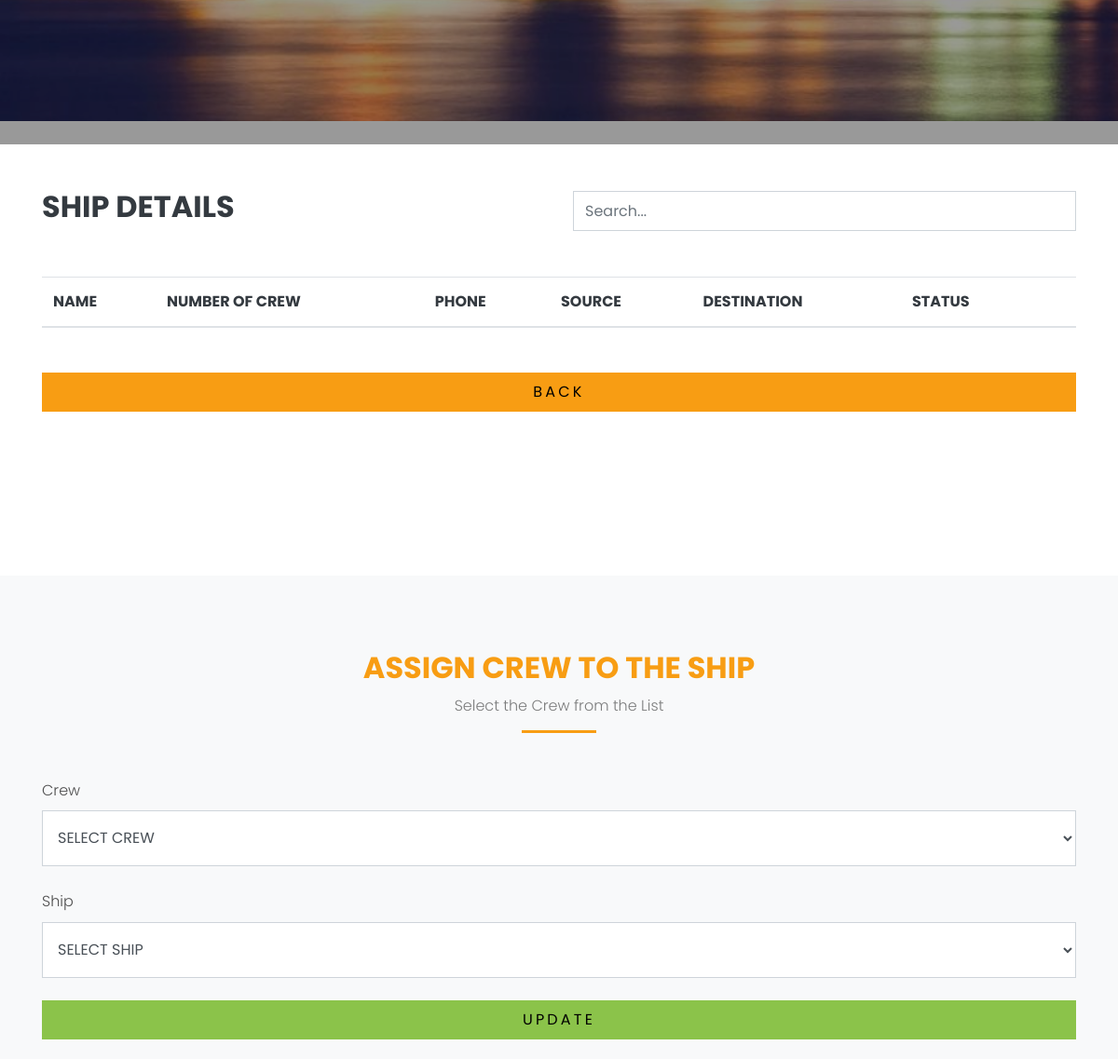
Page /shipManager (signed in, middle part) on the earlier database version.
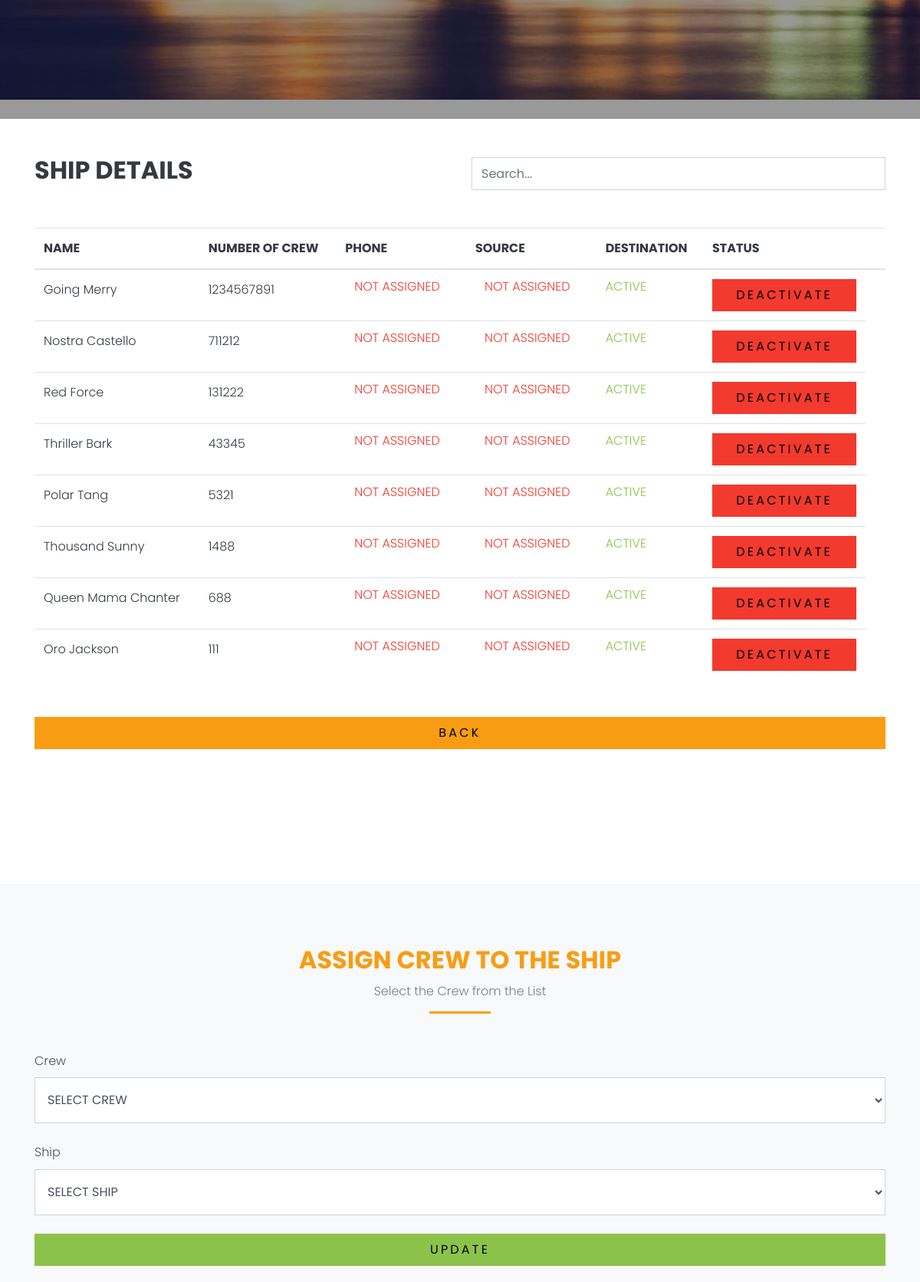
Same page on the later database version.
### Home/models.py (models this page shows, shortened)
class Ship(models.Model):
    name = models.CharField(max_length=100)
    phone = models.CharField(max_length=15, default='')
    source = models.CharField(max_length=150, default='')
    destination = models.CharField(max_length=150, default='')
    status = models.BooleanField(default='1')
    role = models.CharField(max_length=100, default='ship')
    added_user = models.CharField(max_length=50, default='')

### Home/views.py (the view)
# urls.py: path('shipManager', shipManager, name='shipManager'),
@cache_control(no_cache=True, must_revalidate=True, no_store=True)
def shipManager(request):
    if 'id' in request.session:
        crew = Crew.objects.all()
        crewdrop = Crew.objects.filter(status = 1)
        ship = Ship.objects.all()
        shipdrop = Ship.objects.filter(status = 1)
        return render(request,'Ship/shipManager.html',{'crew' : crew, 'ship' : ship, 'crewdrop' : crewdrop, 'shipdrop' : shipdrop})
    return redirect('signinPage')

### templates/Ship/shipManager.html (shortened to what this page needs)
{% extends 'base.html' %}
{% load static %}
{% block content%}
<div class="site-blocks-cover overlay" style="background-image: url(static/images/hero_bg_6.jpg);" data-aos="fade"
    data-stellar-background-ratio="0.5">
    <div class="container">
        <div class="row align-items-center justify-content-center text-center">
        </div>
    </div>
</div>
<div class="container mt-5 text-dark">
    <div class="row align-items-center justify-content-between">
        <div class="col-md-6">
            <h2><b>SHIP DETAILS</b></h2>
        </div>
        <div class="col-md-6">
            <div class="d-flex justify-content-end">
                <input type="text" id="searchInput" class="form-control" placeholder="Search...">
            </div>
        </div>
    </div>
    <div class="table-responsive mt-5 justify-content-center">
        <table class="table text-dark justify-content-center" id="detailsTable">
            <thead>
                <tr>
                    <th>NAME</th>
                    <th>NUMBER OF CREW</th>
                    <th>PHONE</th>
                    <th>SOURCE</th>
                    <th>DESTINATION</th>
                    <th>STATUS</th>
                    <th></th>
                </tr>
            </thead>
            <tbody>
                {% for i in ship %}
                <form id="translateForm" class="translator-form mt-5" action="{% url 'shipStatusUpdate' i.id %}"
                    method="post">
                    <tr class="{% cycle 'odd-row' 'even-row' %}">
                        <td>{{i.name}}</td>
                        <td>{{i.phone}}</td>
                        {% if not i.source %}
                        <td class="text-danger py-2 px-4">
                            NOT ASSIGNED
                        </td>
                        {% else %}
                        <td class="text-success py-2 px-4">
                            {{ i.source }}
                        </td>
                        {% endif %}
                        {% if not i.destination %}
                        <td class="text-danger py-2 px-4">
                            NOT ASSIGNED
                        </td>
                        {% else %}
                        <td class="text-success py-2 px-4">
                            {{ i.destination }}
                        </td>
                        {% endif %}
                        {% if i.status == 1 %}
                        <td class="text-success py-2">ACTIVE</td>
                        {% else %}
                        <td class="text-danger py-2">NOT ACTIVE</td>
                        {% endif %}
                        {% if i.status == 1 %}
                        <td>
                            <button type="submit"
                                class="btn btn-danger text-black py-2 px-4 btn-block">DEACTIVATE</button>
                        </td>
                        {% else %}
                        <td>
                            <button type="submit"
                                class="btn btn-success text-black py-2 px-4 btn-block">ACTVATE</button>
                        </td>
                        {% endif %}
                    </tr>
                </form>
                {% endfor %}
            </tbody>
        </table>
        <div class="form-group mt-5">
            <a href="{% url 'home' %}" class="btn btn-warning text-black py-2 px-4 btn-block"
                style="display: inline-block;">BACK</a>
        </div>
    </div>
</div>
<div class="site-section">
</div>
<div class="site-section bg-light">
    <div class="container">
        <div class="row justify-content-center mb-5">
            <div class="col-md-7 text-center border-primary">
                <h2 class="font-weight-light text-primary">ASSIGN CREW TO THE SHIP</h2>
                <p class="color-black-opacity-5">Select the Crew from the List</p>
            </div>
        </div>
        <form id="translateForm" class="translator-form mt-5" action="{% url 'addCrewToShip' %}" method="post">
            <div class="form-group mb-4">
                <label for="fq_email">Crew</label>
                <select class="form-control btn-block" id="crew" name="crew" required style="height: 60px;">
                    <option value="" selected disabled>SELECT CREW</option>
                </select>
            </div>
            <div class="form-group mb-4">
                <label for="fq_email">Ship</label>
                <select class="form-control btn-block" id="ship" name="ship" required style="height: 60px;">
                    <option value="" selected disabled>SELECT SHIP</option>
                </select>
            </div>
            <button type="submit" class="btn btn-success text-black py-2 px-4 btn-block">UPDATE</button>
        </form>
    </div>
</div>
{% endblock %}

### templates/base.html (shortened to what this page needs)
{% load static %}
<!DOCTYPE html>
<html lang="en">
  <head>
    <link rel="stylesheet" href="{% static 'fonts/icomoon/style.css' %}" />
    <link rel="stylesheet" href="{% static 'css/bootstrap.min.css' %}" />
    <link rel="stylesheet" href="{% static 'css/magnific-popup.css' %}" />
    <link rel="stylesheet" href="{% static 'css/jquery-ui.css' %}" />
    <link rel="stylesheet" href="{% static 'css/owl.carousel.min.css' %}" />
    <link
      rel="stylesheet"
      href="{% static 'css/owl.theme.default.min.css' %}"
    />
    <link rel="stylesheet" href="{% static 'css/bootstrap-datepicker.css' %}" />
    <link
      rel="stylesheet"
      href="{% static 'fonts/flaticon/font/flaticon.css' %}"
    />
    <link rel="stylesheet" href="{% static 'css/aos.css' %}" />
    <link rel="stylesheet" href="{% static 'css/style.css' %}" />
  </head>
  <body>
    {% block content %} {% endblock %}
  </body>
</html>

### templates/nav.html (shortened to what this page needs)
{% load static %}

### templates/footer.html (shortened to what this page needs)
{% load static %}

### static/css/style.css (style rules this page uses)
body { line-height: 1.7; color: #4d4d4d; font-weight: 300; font-size: 1rem; }
a { -webkit-transition: .3s all ease; -o-transition: .3s all ease; transition: .3s all ease; }
h1, h2, h3, h4, h5, .h1, .h2, .h3, .h4, .h5 { font-family: "Poppins", -apple-system, BlinkMacSystemFont, "Segoe UI", Roboto, "Helvetica Neue", Arial, sans-serif, "Apple Color Emoji", "Segoe UI Emoji", "Segoe UI Symbol", "Noto Color Emoji"; }
.text-black { color: #000 !important; }
.color-black-opacity-5 { color: rgba(0, 0, 0, 0.5); }
.btn { text-transform: uppercase; letter-spacing: .2em; border-radius: 0; }
.form-control { height: 43px; border-radius: 0; }
.site-section { padding: 2.5em 0; }
@media (min-width: 768px) { .site-section { padding: 5em 0; } }
.site-blocks-cover { background-size: cover; background-repeat: no-repeat; background-position: top; background-position: center center; }
.site-blocks-cover.overlay { position: relative; }
.site-blocks-cover.overlay:before { position: absolute; content: ""; left: 0; bottom: 0; right: 0; top: 0; background: rgba(0, 0, 0, 0.4); }
.site-blocks-cover, .site-blocks-cover .row { min-height: 600px; height: calc(100vh); }
.bg-light { background: #ccc; }
.border-primary { position: relative; }
.border-primary h2 { text-transform: uppercase; font-weight: 700 !important; }
.border-primary:after { position: absolute; content: ""; bottom: 0; width: 80px; height: 3px; background: #f89d13; }
.border-primary.text-center:after { left: 50%; -webkit-transform: translateX(-50%); -ms-transform: translateX(-50%); transform: translateX(-50%); }

Differences in the rows shown:
added Ship: name "Going Merry", phone "1234567891", source "NOT ASSIGNED", destination "NOT ASSIGNED", status "ACTIVE"
added Ship: name "Nostra Castello", phone "711212", source "NOT ASSIGNED", destination "NOT ASSIGNED", status "ACTIVE"
added Ship: name "Red Force", phone "131222", source "NOT ASSIGNED", destination "NOT ASSIGNED", status "ACTIVE"
added Ship: name "Thriller Bark", phone "43345", source "NOT ASSIGNED", destination "NOT ASSIGNED", status "ACTIVE"
added Ship: name "Polar Tang", phone "5321", source "NOT ASSIGNED", destination "NOT ASSIGNED", status "ACTIVE"
added Ship: name "Thousand Sunny", phone "1488", source "NOT ASSIGNED", destination "NOT ASSIGNED", status "ACTIVE"
added Ship: name "Queen Mama Chanter", phone "688", source "NOT ASSIGNED", destination "NOT ASSIGNED", status "ACTIVE"
added Ship: name "Oro Jackson", phone "111", source "NOT ASSIGNED", destination "NOT ASSIGNED", status "ACTIVE"
